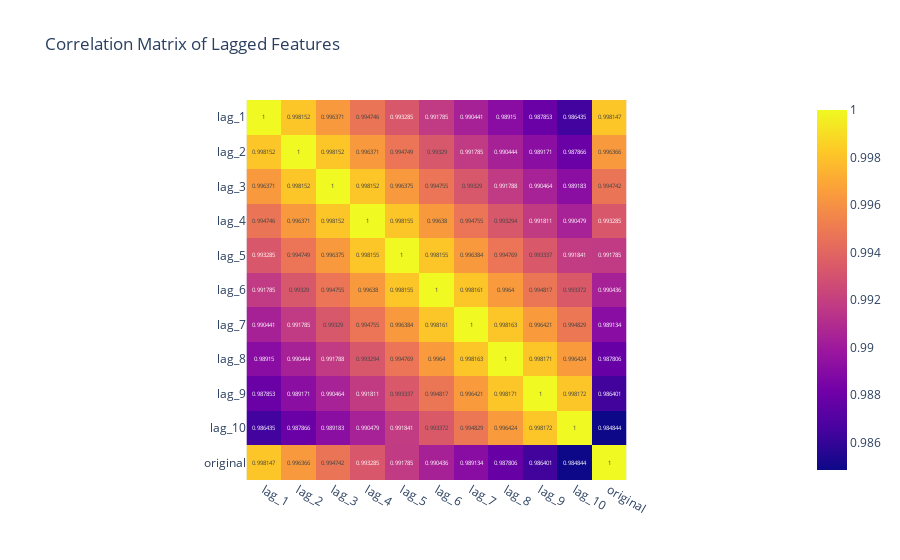

The code cell stored with this chart in its notebook:
### Code cell
# Lagged Features Correlation Matrix
def plot_lagged_correlation(df, col="close", max_lag=10):
    lagged_df = pd.DataFrame({f"lag_{i}": df[col].shift(i) for i in range(1, max_lag+1)})
    lagged_df["original"] = df[col]
    corr_matrix = lagged_df.corr()
    fig = px.imshow(corr_matrix, text_auto=True, title="Correlation Matrix of Lagged Features")
    fig.show()

plot_lagged_correlation(df, col="close")

print(f"EDA Completed for {SYMBOL}! Use these insights to refine feature engineering and model selection.")

### Figure 1 — Plotly figure (JSON) as saved in the notebook; plotly's stock layout.template omitted (floating-point values rounded to 4 significant figures)
{"data": [{"coloraxis": "coloraxis", "hovertemplate": "x: %{x}<br>y: %{y}<br>color: %{z}<extra></extra>", "name": "0", "texttemplate": "%{z}", "type": "heatmap", "x": ["lag_1", "lag_2", "lag_3", "lag_4", "lag_5", "lag_6", "lag_7", "lag_8", "lag_9", "lag_10", "original"], "xaxis": "x", "y": ["lag_1", "lag_2", "lag_3", "lag_4", "lag_5", "lag_6", "lag_7", "lag_8", "lag_9", "lag_10", "original"], "yaxis": "y", "z": [[1, 0.9982, 0.9964, 0.9947, 0.9933, 0.9918, 0.9904, 0.9892, 0.9879, 0.9864, 0.9981], [0.9982, 1, 0.9982, 0.9964, 0.9947, 0.9933, 0.9918, 0.9904, 0.9892, 0.9879, 0.9964], [0.9964, 0.9982, 1, 0.9982, 0.9964, 0.9948, 0.9933, 0.9918, 0.9905, 0.9892, 0.9947], [0.9947, 0.9964, 0.9982, 1, 0.9982, 0.9964, 0.9948, 0.9933, 0.9918, 0.9905, 0.9933], [0.9933, 0.9947, 0.9964, 0.9982, 1, 0.9982, 0.9964, 0.9948, 0.9933, 0.9918, 0.9918], [0.9918, 0.9933, 0.9948, 0.9964, 0.9982, 1, 0.9982, 0.9964, 0.9948, 0.9934, 0.9904], [0.9904, 0.9918, 0.9933, 0.9948, 0.9964, 0.9982, 1, 0.9982, 0.9964, 0.9948, 0.9891], [0.9892, 0.9904, 0.9918, 0.9933, 0.9948, 0.9964, 0.9982, 1, 0.9982, 0.9964, 0.9878], [0.9879, 0.9892, 0.9905, 0.9918, 0.9933, 0.9948, 0.9964, 0.9982, 1, 0.9982, 0.9864], [0.9864, 0.9879, 0.9892, 0.9905, 0.9918, 0.9934, 0.9948, 0.9964, 0.9982, 1, 0.9848], [0.9981, 0.9964, 0.9947, 0.9933, 0.9918, 0.9904, 0.9891, 0.9878, 0.9864, 0.9848, 1]]}], "layout": {"coloraxis": {"colorscale": [[0, "#0d0887"], [0.1111, "#46039f"], [0.2222, "#7201a8"], [0.3333, "#9c179e"], [0.4444, "#bd3786"], [0.5556, "#d8576b"], [0.6667, "#ed7953"], [0.7778, "#fb9f3a"], [0.8889, "#fdca26"], [1, "#f0f921"]]}, "title": {"text": "Correlation Matrix of Lagged Features"}, "xaxis": {"anchor": "y", "constrain": "domain", "domain": [0, 1], "scaleanchor": "y"}, "yaxis": {"anchor": "x", "autorange": "reversed", "constrain": "domain", "domain": [0, 1]}}}
